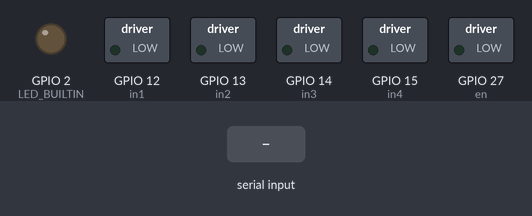
A sketch run on a simulated ESP32. On the bench: switched loads named in the sketch (green lamp = pin HIGH), output pins drawn as LEDs (lit = HIGH). The test bench sets the inputs (shaded band). Nothing arrives over Bluetooth unless stated; what the sketch prints to the serial monitor is not drawn.

Above: at 1.2 s.
1.3 s: "1" received over the second serial link
At 2.5 s:
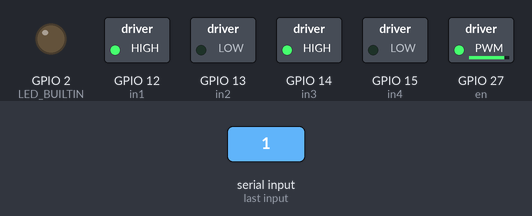
2.8 s: "2" received over the second serial link
At 3.7 s:
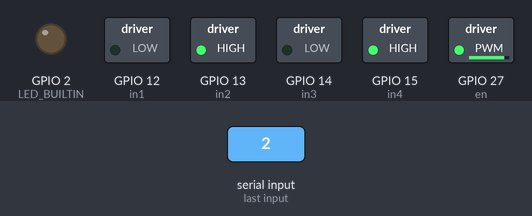
4.3 s: "4" received over the second serial link
At 4.9 s:
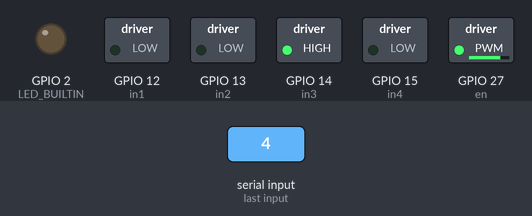
5.8 s: "3" received over the second serial link
At 7.2 s:
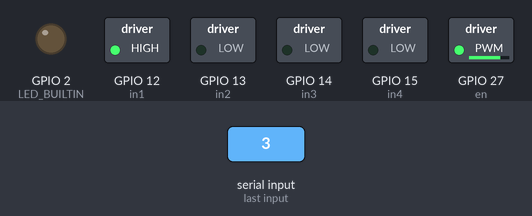
Timing chart, 0 to 8.3 s (numbered marks = the images above; inputs shaded):
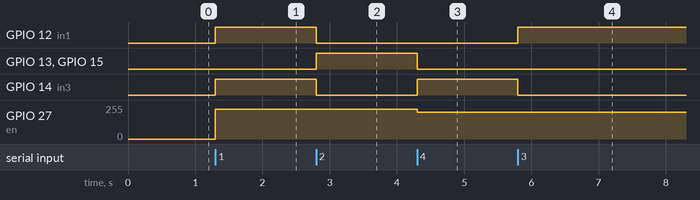

The sketch:

main.ino
```cpp
#include <Arduino.h>
#include<BluetoothSerial.h>

BluetoothSerial bt;
char* pin = "1111"; //設定BT配對碼
//String val; //儲存接收資料的變數
char val;

int in1=12;  //DIO12
int in2=13;  //DIO13
int in3=14;  //DIO14
int in4=15;  //DIO15
int en=27;   //DIO27;pwm用

const int freq=50000; //pwm頻率
const int pwmchannel=0;  //pwm通道
const int resolution=10;  //解析度(位元)
int dutycyle=150;  //初始工作週期(解析度)


void setup()
{
  Serial.begin(9600);
  bt.begin(9600);
  pinMode(LED_BUILTIN,OUTPUT);
  bt.setPin(pin);
  bt.begin("Speed Control"); //藍芽顯示名稱

  byte macBT[6]; //宣告儲存mac位址的陣列
  esp_read_mac(macBT,ESP_MAC_BT); //讀取 BT mac address
  Serial.printf("藍芽MAC address: %02x:%02x:%02x:%02x:%02x:%02x\n",macBT[0],macBT[1],macBT[2],macBT[3],macBT[4],macBT[5]);

  // servo motor pwm
  pinMode(in1,OUTPUT);
  pinMode(in2,OUTPUT);
  pinMode(in3,OUTPUT);
  pinMode(in4,OUTPUT);
  ledcSetup(pwmchannel,freq,resolution);  //設定pwm的通道、頻率與解析度；esp32有16個通道可用
  ledcAttachPin(en,pwmchannel);   //設定pwm輸出腳位


  stop();  //====全數馬達停止


}

void loop()
{
  if (bt.available())
  {
    //val=bt.readString();
    val=bt.read();
    switch (val)
    {
    case '1':
      stop();
      forward(900);
      break;

    case '2':
      stop();
      revers(900);
      break;

    case '4':
      stop();
      rightmotor_f(800);
      break;
    case '3':
      stop();
      leftmotor_f(800);
      break;

    default:
      stop();
      break;
    }
  }


}

void leftmotor_f(int speed)
{
  digitalWrite(in1,HIGH);
  digitalWrite(in2,LOW);
  ledcWrite(pwmchannel,speed);
}
void leftmotor_r(int speed)
{
  digitalWrite(in2,HIGH);
  digitalWrite(in1,LOW);
  ledcWrite(pwmchannel,speed);
}

void rightmotor_f(int speed)
{
  digitalWrite(in3,HIGH);
  digitalWrite(in4,LOW);
  ledcWrite(pwmchannel,speed);
}
void rightmotor_r(int speed)
{
  digitalWrite(in4,HIGH);
  digitalWrite(in3,LOW);
  ledcWrite(pwmchannel,speed);
}


void forward(int speed)
{
  leftmotor_f(speed);
  rightmotor_f(speed);
}

void revers(int speed)
{
  leftmotor_r(speed);
  rightmotor_r(speed);

}

void stop()
{
  digitalWrite(in1,LOW);
  digitalWrite(in2,LOW);
  digitalWrite(in3,LOW);
  digitalWrite(in4,LOW);
  ledcWrite(pwmchannel,0);
}
```

Measured:
- after the input at 1.3 s, GPIO 12 (in1), GPIO 14 (in3): LOW → HIGH at once; GPIO 27 (en): 0/255 → 224/255 at once
- after the input at 2.8 s, GPIO 12 (in1), GPIO 14 (in3): HIGH → LOW at once; GPIO 13 (in2), GPIO 15 (in4): LOW → HIGH at once
- after the input at 4.3 s, GPIO 13 (in2), GPIO 15 (in4): HIGH → LOW at once; GPIO 14 (in3): LOW → HIGH at once; GPIO 27 (en): 224/255 → 199/255 at once
- after the input at 5.8 s, GPIO 12 (in1): LOW → HIGH at once; GPIO 14 (in3): HIGH → LOW at once
